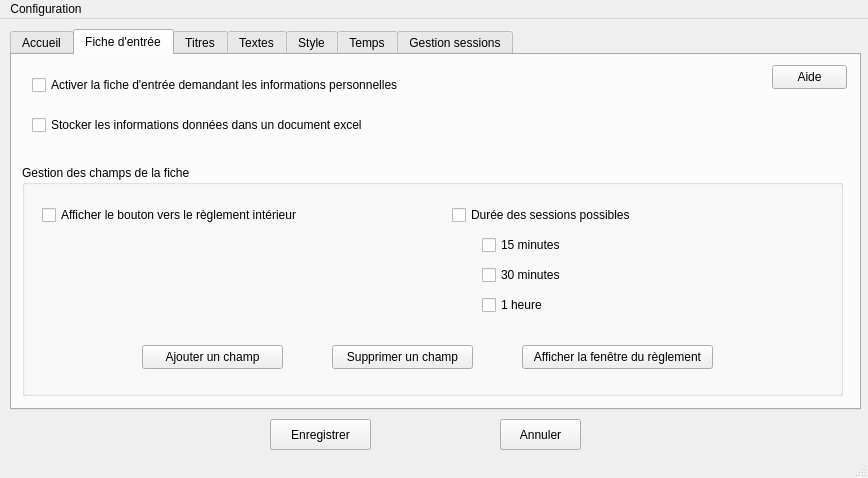
<?xml version="1.0" encoding="UTF-8"?>
<ui version="4.0">
 <class>Configuration</class>
 <widget class="QMainWindow" name="Configuration">
  <property name="geometry">
   <rect>
    <x>0</x>
    <y>0</y>
    <width>868</width>
    <height>478</height>
   </rect>
  </property>
  <property name="windowTitle">
   <string>MainWindow</string>
  </property>
  <widget class="QWidget" name="centralwidget">
   <widget class="QTabWidget" name="onglet">
    <property name="geometry">
     <rect>
      <x>10</x>
      <y>10</y>
      <width>851</width>
      <height>381</height>
     </rect>
    </property>
    <property name="currentIndex">
     <number>1</number>
    </property>
    <widget class="QWidget" name="accueil">
     <attribute name="title">
      <string>Accueil</string>
     </attribute>
     <widget class="QCheckBox" name="session_activation">
      <property name="geometry">
       <rect>
        <x>20</x>
        <y>60</y>
        <width>361</width>
        <height>31</height>
       </rect>
      </property>
      <property name="text">
       <string>Activer Session Manager sur l'ordinateur pour l'utilisateur visé.</string>
      </property>
     </widget>
     <widget class="QPushButton" name="aide_accueil">
      <property name="geometry">
       <rect>
        <x>760</x>
        <y>10</y>
        <width>75</width>
        <height>24</height>
       </rect>
      </property>
      <property name="text">
       <string>Aide</string>
      </property>
     </widget>
     <widget class="QLabel" name="retour_activation">
      <property name="geometry">
       <rect>
        <x>40</x>
        <y>100</y>
        <width>791</width>
        <height>21</height>
       </rect>
      </property>
      <property name="text">
       <string>Résultat de la création du raccourci dans le dossier Démarrage ...</string>
      </property>
     </widget>
     <widget class="QComboBox" name="session_user">
      <property name="geometry">
       <rect>
        <x>170</x>
        <y>20</y>
        <width>141</width>
        <height>22</height>
       </rect>
      </property>
     </widget>
     <widget class="QLabel" name="user_session">
      <property name="geometry">
       <rect>
        <x>20</x>
        <y>20</y>
        <width>151</width>
        <height>16</height>
       </rect>
      </property>
      <property name="text">
       <string>Choix de l'utilisateur visé :</string>
      </property>
     </widget>
     <widget class="QPushButton" name="gpupdate">
      <property name="geometry">
       <rect>
        <x>20</x>
        <y>140</y>
        <width>301</width>
        <height>24</height>
       </rect>
      </property>
      <property name="text">
       <string>Recharger les stratégies de groupe locales</string>
      </property>
     </widget>
     <widget class="QLabel" name="retour_gpupdate">
      <property name="geometry">
       <rect>
        <x>40</x>
        <y>180</y>
        <width>771</width>
        <height>161</height>
       </rect>
      </property>
      <property name="text">
       <string>Résultat du rechargement des stratégies de groupe ...</string>
      </property>
      <property name="margin">
       <number>5</number>
      </property>
     </widget>
    </widget>
    <widget class="QWidget" name="formulaire">
     <attribute name="title">
      <string>Fiche d'entrée</string>
     </attribute>
     <widget class="QCheckBox" name="fiche_activation">
      <property name="geometry">
       <rect>
        <x>20</x>
        <y>20</y>
        <width>491</width>
        <height>20</height>
       </rect>
      </property>
      <property name="text">
       <string>Activer la fiche d'entrée demandant les informations personnelles</string>
      </property>
     </widget>
     <widget class="QCheckBox" name="fiche_log">
      <property name="geometry">
       <rect>
        <x>20</x>
        <y>60</y>
        <width>491</width>
        <height>20</height>
       </rect>
      </property>
      <property name="text">
       <string>Stocker les informations données dans un document excel</string>
      </property>
     </widget>
     <widget class="QGroupBox" name="Informations">
      <property name="geometry">
       <rect>
        <x>10</x>
        <y>110</y>
        <width>821</width>
        <height>231</height>
       </rect>
      </property>
      <property name="title">
       <string>Gestion des champs de la fiche</string>
      </property>
      <widget class="QPushButton" name="ajouter_champ">
       <property name="geometry">
        <rect>
         <x>120</x>
         <y>180</y>
         <width>141</width>
         <height>24</height>
        </rect>
       </property>
       <property name="text">
        <string>Ajouter un champ</string>
       </property>
      </widget>
      <widget class="QPushButton" name="supprimer_champ">
       <property name="geometry">
        <rect>
         <x>310</x>
         <y>180</y>
         <width>141</width>
         <height>24</height>
        </rect>
       </property>
       <property name="text">
        <string>Supprimer un champ</string>
       </property>
      </widget>
      <widget class="QCheckBox" name="fiche_reglement">
       <property name="geometry">
        <rect>
         <x>20</x>
         <y>40</y>
         <width>371</width>
         <height>20</height>
        </rect>
       </property>
       <property name="text">
        <string>Afficher le bouton vers le règlement intérieur</string>
       </property>
      </widget>
      <widget class="QPushButton" name="fiche_afficher">
       <property name="geometry">
        <rect>
         <x>500</x>
         <y>180</y>
         <width>191</width>
         <height>24</height>
        </rect>
       </property>
       <property name="text">
        <string>Afficher la fenêtre du règlement</string>
       </property>
      </widget>
      <widget class="QCheckBox" name="fiche_duree_session">
       <property name="geometry">
        <rect>
         <x>430</x>
         <y>40</y>
         <width>341</width>
         <height>20</height>
        </rect>
       </property>
       <property name="text">
        <string>Durée des sessions possibles</string>
       </property>
      </widget>
      <widget class="QCheckBox" name="fiche_15min">
       <property name="geometry">
        <rect>
         <x>460</x>
         <y>70</y>
         <width>221</width>
         <height>20</height>
        </rect>
       </property>
       <property name="text">
        <string>15 minutes</string>
       </property>
      </widget>
      <widget class="QCheckBox" name="fiche_30min">
       <property name="geometry">
        <rect>
         <x>460</x>
         <y>100</y>
         <width>181</width>
         <height>20</height>
        </rect>
       </property>
       <property name="text">
        <string>30 minutes</string>
       </property>
      </widget>
      <widget class="QCheckBox" name="fiche_1h">
       <property name="geometry">
        <rect>
         <x>460</x>
         <y>130</y>
         <width>75</width>
         <height>20</height>
        </rect>
       </property>
       <property name="text">
        <string>1 heure</string>
       </property>
      </widget>
     </widget>
     <widget class="QPushButton" name="aide_fiche">
      <property name="geometry">
       <rect>
        <x>760</x>
        <y>10</y>
        <width>75</width>
        <height>24</height>
       </rect>
      </property>
      <property name="text">
       <string>Aide</string>
      </property>
     </widget>
    </widget>
    <widget class="QWidget" name="titres">
     <attribute name="title">
      <string>Titres</string>
     </attribute>
     <widget class="QPushButton" name="aide_titres">
      <property name="geometry">
       <rect>
        <x>760</x>
        <y>10</y>
        <width>75</width>
        <height>24</height>
       </rect>
      </property>
      <property name="text">
       <string>Aide</string>
      </property>
     </widget>
     <widget class="QLabel" name="label_titre_1">
      <property name="geometry">
       <rect>
        <x>20</x>
        <y>60</y>
        <width>151</width>
        <height>16</height>
       </rect>
      </property>
      <property name="text">
       <string>Titre du premier popup :</string>
      </property>
     </widget>
     <widget class="QLabel" name="label_titre_2">
      <property name="geometry">
       <rect>
        <x>20</x>
        <y>100</y>
        <width>131</width>
        <height>16</height>
       </rect>
      </property>
      <property name="text">
       <string>Titre du second popup :</string>
      </property>
     </widget>
     <widget class="QLabel" name="label_titre__3">
      <property name="geometry">
       <rect>
        <x>20</x>
        <y>140</y>
        <width>141</width>
        <height>16</height>
       </rect>
      </property>
      <property name="text">
       <string>Titre du troisième popup :</string>
      </property>
     </widget>
     <widget class="QLineEdit" name="titre_popup_1">
      <property name="geometry">
       <rect>
        <x>160</x>
        <y>60</y>
        <width>431</width>
        <height>21</height>
       </rect>
      </property>
     </widget>
     <widget class="QLineEdit" name="titre_popup_2">
      <property name="geometry">
       <rect>
        <x>160</x>
        <y>100</y>
        <width>431</width>
        <height>21</height>
       </rect>
      </property>
     </widget>
     <widget class="QLineEdit" name="titre_popup_3">
      <property name="geometry">
       <rect>
        <x>160</x>
        <y>140</y>
        <width>431</width>
        <height>21</height>
       </rect>
      </property>
     </widget>
     <widget class="QLabel" name="label_18">
      <property name="geometry">
       <rect>
        <x>20</x>
        <y>180</y>
        <width>161</width>
        <height>16</height>
       </rect>
      </property>
      <property name="text">
       <string>Titre fenêtre de fermeture :</string>
      </property>
     </widget>
     <widget class="QLineEdit" name="titre_popup_4">
      <property name="geometry">
       <rect>
        <x>170</x>
        <y>180</y>
        <width>421</width>
        <height>21</height>
       </rect>
      </property>
     </widget>
     <widget class="QLabel" name="label_21">
      <property name="geometry">
       <rect>
        <x>20</x>
        <y>20</y>
        <width>131</width>
        <height>16</height>
       </rect>
      </property>
      <property name="text">
       <string>Titre fenêtre règlement :</string>
      </property>
     </widget>
     <widget class="QLineEdit" name="titre_reglement">
      <property name="geometry">
       <rect>
        <x>160</x>
        <y>20</y>
        <width>431</width>
        <height>21</height>
       </rect>
      </property>
     </widget>
    </widget>
    <widget class="QWidget" name="textes">
     <attribute name="title">
      <string>Textes</string>
     </attribute>
     <widget class="QPushButton" name="aide_textes">
      <property name="geometry">
       <rect>
        <x>760</x>
        <y>10</y>
        <width>75</width>
        <height>24</height>
       </rect>
      </property>
      <property name="text">
       <string>Aide</string>
      </property>
     </widget>
     <widget class="QTabWidget" name="onglet_popup">
      <property name="geometry">
       <rect>
        <x>10</x>
        <y>40</y>
        <width>831</width>
        <height>311</height>
       </rect>
      </property>
      <property name="currentIndex">
       <number>0</number>
      </property>
      <widget class="QWidget" name="onglet_popup_1">
       <attribute name="title">
        <string>Premier popup</string>
       </attribute>
       <widget class="QLabel" name="label_text_1">
        <property name="geometry">
         <rect>
          <x>10</x>
          <y>10</y>
          <width>211</width>
          <height>16</height>
         </rect>
        </property>
        <property name="text">
         <string>Texte affiché dans le premier popup :</string>
        </property>
       </widget>
       <widget class="QPlainTextEdit" name="text_popup_1">
        <property name="geometry">
         <rect>
          <x>10</x>
          <y>40</y>
          <width>811</width>
          <height>241</height>
         </rect>
        </property>
        <property name="horizontalScrollBarPolicy">
         <enum>Qt::ScrollBarAlwaysOff</enum>
        </property>
       </widget>
      </widget>
      <widget class="QWidget" name="onglet_popup_2">
       <attribute name="title">
        <string>Second popup</string>
       </attribute>
       <widget class="QLabel" name="label_text_2">
        <property name="geometry">
         <rect>
          <x>10</x>
          <y>10</y>
          <width>301</width>
          <height>16</height>
         </rect>
        </property>
        <property name="text">
         <string>Texte affiché dans le second popup :</string>
        </property>
       </widget>
       <widget class="QPlainTextEdit" name="text_popup_2">
        <property name="geometry">
         <rect>
          <x>10</x>
          <y>40</y>
          <width>811</width>
          <height>241</height>
         </rect>
        </property>
        <property name="horizontalScrollBarPolicy">
         <enum>Qt::ScrollBarAlwaysOff</enum>
        </property>
       </widget>
      </widget>
      <widget class="QWidget" name="onglet_popup_3">
       <attribute name="title">
        <string>Troisième popup</string>
       </attribute>
       <widget class="QLabel" name="label_popup_3">
        <property name="geometry">
         <rect>
          <x>10</x>
          <y>10</y>
          <width>211</width>
          <height>16</height>
         </rect>
        </property>
        <property name="text">
         <string>Texte affiché dans le troisième popup :</string>
        </property>
       </widget>
       <widget class="QPlainTextEdit" name="text_popup_3">
        <property name="geometry">
         <rect>
          <x>10</x>
          <y>40</y>
          <width>811</width>
          <height>241</height>
         </rect>
        </property>
        <property name="horizontalScrollBarPolicy">
         <enum>Qt::ScrollBarAlwaysOff</enum>
        </property>
       </widget>
      </widget>
      <widget class="QWidget" name="onglet_popup_4">
       <attribute name="title">
        <string>Popup de femerture</string>
       </attribute>
       <widget class="QLabel" name="label_16">
        <property name="geometry">
         <rect>
          <x>10</x>
          <y>10</y>
          <width>301</width>
          <height>16</height>
         </rect>
        </property>
        <property name="text">
         <string>Texte affiché dans le popup de fermeture de session :</string>
        </property>
       </widget>
       <widget class="QPlainTextEdit" name="text_popup_4">
        <property name="geometry">
         <rect>
          <x>10</x>
          <y>40</y>
          <width>811</width>
          <height>241</height>
         </rect>
        </property>
        <property name="horizontalScrollBarPolicy">
         <enum>Qt::ScrollBarAlwaysOff</enum>
        </property>
       </widget>
      </widget>
     </widget>
    </widget>
    <widget class="QWidget" name="style">
     <attribute name="title">
      <string>Style</string>
     </attribute>
     <widget class="QPushButton" name="aide_style">
      <property name="geometry">
       <rect>
        <x>760</x>
        <y>10</y>
        <width>75</width>
        <height>24</height>
       </rect>
      </property>
      <property name="text">
       <string>Aide</string>
      </property>
     </widget>
     <widget class="QLabel" name="label">
      <property name="geometry">
       <rect>
        <x>20</x>
        <y>20</y>
        <width>121</width>
        <height>16</height>
       </rect>
      </property>
      <property name="text">
       <string>Largeur des popups :</string>
      </property>
     </widget>
     <widget class="QLineEdit" name="largeur_popup">
      <property name="geometry">
       <rect>
        <x>150</x>
        <y>20</y>
        <width>113</width>
        <height>21</height>
       </rect>
      </property>
     </widget>
     <widget class="QLabel" name="label_2">
      <property name="geometry">
       <rect>
        <x>270</x>
        <y>20</y>
        <width>49</width>
        <height>16</height>
       </rect>
      </property>
      <property name="text">
       <string>pixels</string>
      </property>
     </widget>
     <widget class="QLabel" name="label_3">
      <property name="geometry">
       <rect>
        <x>20</x>
        <y>60</y>
        <width>121</width>
        <height>16</height>
       </rect>
      </property>
      <property name="text">
       <string>Hauteur des popups :</string>
      </property>
     </widget>
     <widget class="QLineEdit" name="hauteur_popup">
      <property name="geometry">
       <rect>
        <x>150</x>
        <y>60</y>
        <width>113</width>
        <height>21</height>
       </rect>
      </property>
     </widget>
     <widget class="QLabel" name="label_4">
      <property name="geometry">
       <rect>
        <x>270</x>
        <y>60</y>
        <width>49</width>
        <height>16</height>
       </rect>
      </property>
      <property name="text">
       <string>pixels</string>
      </property>
     </widget>
     <widget class="QLabel" name="label_5">
      <property name="geometry">
       <rect>
        <x>20</x>
        <y>100</y>
        <width>121</width>
        <height>16</height>
       </rect>
      </property>
      <property name="text">
       <string>Police de caractères :</string>
      </property>
     </widget>
     <widget class="QComboBox" name="police">
      <property name="geometry">
       <rect>
        <x>150</x>
        <y>100</y>
        <width>171</width>
        <height>22</height>
       </rect>
      </property>
     </widget>
     <widget class="QLabel" name="label_6">
      <property name="geometry">
       <rect>
        <x>20</x>
        <y>140</y>
        <width>171</width>
        <height>16</height>
       </rect>
      </property>
      <property name="text">
       <string>Taille de la police de caractère :</string>
      </property>
     </widget>
     <widget class="QLineEdit" name="taille_police">
      <property name="geometry">
       <rect>
        <x>190</x>
        <y>140</y>
        <width>71</width>
        <height>21</height>
       </rect>
      </property>
     </widget>
     <widget class="QLabel" name="label_7">
      <property name="geometry">
       <rect>
        <x>270</x>
        <y>140</y>
        <width>49</width>
        <height>16</height>
       </rect>
      </property>
      <property name="text">
       <string>pixels</string>
      </property>
     </widget>
    </widget>
    <widget class="QWidget" name="temps">
     <attribute name="title">
      <string>Temps</string>
     </attribute>
     <widget class="QPushButton" name="aide_temps">
      <property name="geometry">
       <rect>
        <x>760</x>
        <y>10</y>
        <width>75</width>
        <height>24</height>
       </rect>
      </property>
      <property name="text">
       <string>Aide</string>
      </property>
     </widget>
     <widget class="QLabel" name="label_8">
      <property name="geometry">
       <rect>
        <x>20</x>
        <y>20</y>
        <width>271</width>
        <height>16</height>
       </rect>
      </property>
      <property name="text">
       <string>Délai avant fermetures automatique d'un popup :</string>
      </property>
     </widget>
     <widget class="QLineEdit" name="delai_fermeture">
      <property name="geometry">
       <rect>
        <x>290</x>
        <y>20</y>
        <width>51</width>
        <height>21</height>
       </rect>
      </property>
     </widget>
     <widget class="QLabel" name="label_9">
      <property name="geometry">
       <rect>
        <x>350</x>
        <y>20</y>
        <width>61</width>
        <height>16</height>
       </rect>
      </property>
      <property name="text">
       <string>secondes</string>
      </property>
     </widget>
     <widget class="QLabel" name="label_10">
      <property name="geometry">
       <rect>
        <x>20</x>
        <y>60</y>
        <width>231</width>
        <height>16</height>
       </rect>
      </property>
      <property name="text">
       <string>Durée totale de la session utilisateur :</string>
      </property>
     </widget>
     <widget class="QLineEdit" name="duree_session">
      <property name="geometry">
       <rect>
        <x>220</x>
        <y>60</y>
        <width>51</width>
        <height>21</height>
       </rect>
      </property>
     </widget>
     <widget class="QLabel" name="label_11">
      <property name="geometry">
       <rect>
        <x>280</x>
        <y>60</y>
        <width>49</width>
        <height>16</height>
       </rect>
      </property>
      <property name="text">
       <string>minutes</string>
      </property>
     </widget>
     <widget class="QLabel" name="label_12">
      <property name="geometry">
       <rect>
        <x>20</x>
        <y>100</y>
        <width>241</width>
        <height>16</height>
       </rect>
      </property>
      <property name="text">
       <string>Délai avant ouverture de la seconde popup :</string>
      </property>
     </widget>
     <widget class="QLineEdit" name="timer_second_popup">
      <property name="geometry">
       <rect>
        <x>260</x>
        <y>100</y>
        <width>51</width>
        <height>21</height>
       </rect>
      </property>
     </widget>
     <widget class="QLabel" name="label_13">
      <property name="geometry">
       <rect>
        <x>320</x>
        <y>100</y>
        <width>49</width>
        <height>16</height>
       </rect>
      </property>
      <property name="text">
       <string>minutes</string>
      </property>
     </widget>
     <widget class="QLabel" name="label_14">
      <property name="geometry">
       <rect>
        <x>20</x>
        <y>180</y>
        <width>391</width>
        <height>16</height>
       </rect>
      </property>
      <property name="text">
       <string>Durée d'ouverture de la dernière popup avant la fermeture de la session :</string>
      </property>
     </widget>
     <widget class="QLineEdit" name="timer_dernier_popup">
      <property name="geometry">
       <rect>
        <x>410</x>
        <y>180</y>
        <width>51</width>
        <height>21</height>
       </rect>
      </property>
     </widget>
     <widget class="QLabel" name="label_15">
      <property name="geometry">
       <rect>
        <x>470</x>
        <y>180</y>
        <width>49</width>
        <height>16</height>
       </rect>
      </property>
      <property name="text">
       <string>secondes</string>
      </property>
     </widget>
     <widget class="QLabel" name="label_19">
      <property name="geometry">
       <rect>
        <x>20</x>
        <y>140</y>
        <width>311</width>
        <height>16</height>
       </rect>
      </property>
      <property name="text">
       <string>Délai entre la troisième popup et la fermeture de session :</string>
      </property>
     </widget>
     <widget class="QLineEdit" name="timer_troisieme_popup">
      <property name="geometry">
       <rect>
        <x>330</x>
        <y>140</y>
        <width>51</width>
        <height>21</height>
       </rect>
      </property>
     </widget>
     <widget class="QLabel" name="label_20">
      <property name="geometry">
       <rect>
        <x>390</x>
        <y>140</y>
        <width>49</width>
        <height>16</height>
       </rect>
      </property>
      <property name="text">
       <string>minutes</string>
      </property>
     </widget>
    </widget>
    <widget class="QWidget" name="gestion">
     <attribute name="title">
      <string>Gestion sessions</string>
     </attribute>
     <widget class="QPushButton" name="aide_gestion">
      <property name="geometry">
       <rect>
        <x>760</x>
        <y>10</y>
        <width>75</width>
        <height>24</height>
       </rect>
      </property>
      <property name="text">
       <string>Aide</string>
      </property>
     </widget>
     <widget class="QLabel" name="label_17">
      <property name="geometry">
       <rect>
        <x>20</x>
        <y>20</y>
        <width>171</width>
        <height>16</height>
       </rect>
      </property>
      <property name="text">
       <string>Type de fermeture de session :</string>
      </property>
     </widget>
     <widget class="QComboBox" name="fermeture_session">
      <property name="geometry">
       <rect>
        <x>190</x>
        <y>20</y>
        <width>161</width>
        <height>22</height>
       </rect>
      </property>
     </widget>
     <widget class="QCheckBox" name="activation_fermeture">
      <property name="geometry">
       <rect>
        <x>20</x>
        <y>60</y>
        <width>361</width>
        <height>20</height>
       </rect>
      </property>
      <property name="text">
       <string>Activer le popup bloqué, plein écran, à la fermeture de la session</string>
      </property>
     </widget>
    </widget>
   </widget>
   <widget class="QPushButton" name="Enregistrer">
    <property name="geometry">
     <rect>
      <x>270</x>
      <y>400</y>
      <width>101</width>
      <height>31</height>
     </rect>
    </property>
    <property name="text">
     <string>Enregistrer</string>
    </property>
   </widget>
   <widget class="QPushButton" name="annuler">
    <property name="geometry">
     <rect>
      <x>500</x>
      <y>400</y>
      <width>81</width>
      <height>31</height>
     </rect>
    </property>
    <property name="text">
     <string>Annuler</string>
    </property>
   </widget>
  </widget>
  <widget class="QMenuBar" name="menubar">
   <property name="geometry">
    <rect>
     <x>0</x>
     <y>0</y>
     <width>868</width>
     <height>22</height>
    </rect>
   </property>
   <widget class="QMenu" name="menuConfiguration">
    <property name="title">
     <string>Configuration</string>
    </property>
   </widget>
   <addaction name="menuConfiguration"/>
  </widget>
  <widget class="QStatusBar" name="statusbar"/>
 </widget>
 <resources/>
 <connections/>
</ui>
